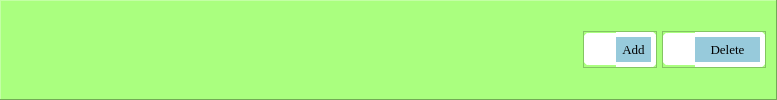
    <widget class="QFrame" name="frame_3">
     <property name="sizePolicy">
      <sizepolicy hsizetype="Preferred" vsizetype="Maximum">
       <horstretch>0</horstretch>
       <verstretch>0</verstretch>
      </sizepolicy>
     </property>
     <property name="styleSheet">
      <string notr="true">background-color: rgb(170, 255, 127);</string>
     </property>
     <property name="frameShape">
      <enum>QFrame::Panel</enum>
     </property>
     <property name="frameShadow">
      <enum>QFrame::Raised</enum>
     </property>
     <layout class="QHBoxLayout" name="horizontalLayout_8">
      <property name="spacing">
       <number>5</number>
      </property>
      <property name="leftMargin">
       <number>10</number>
      </property>
      <property name="topMargin">
       <number>0</number>
      </property>
      <property name="rightMargin">
       <number>10</number>
      </property>
      <property name="bottomMargin">
       <number>0</number>
      </property>
      <item>
       <spacer name="horizontalSpacer_3">
        <property name="orientation">
         <enum>Qt::Horizontal</enum>
        </property>
        <property name="sizeHint" stdset="0">
         <size>
          <width>572</width>
          <height>20</height>
         </size>
        </property>
       </spacer>
      </item>
      <item>
       <widget class="QFrame" name="frame_9">
        <property name="sizePolicy">
         <sizepolicy hsizetype="Maximum" vsizetype="Maximum">
          <horstretch>0</horstretch>
          <verstretch>0</verstretch>
         </sizepolicy>
        </property>
        <property name="minimumSize">
         <size>
          <width>0</width>
          <height>32</height>
         </size>
        </property>
        <property name="frameShape">
         <enum>QFrame::StyledPanel</enum>
        </property>
        <property name="frameShadow">
         <enum>QFrame::Raised</enum>
        </property>
        <layout class="QHBoxLayout" name="horizontalLayout_7">
         <property name="spacing">
          <number>0</number>
         </property>
         <property name="leftMargin">
          <number>0</number>
         </property>
         <property name="topMargin">
          <number>0</number>
         </property>
         <property name="rightMargin">
          <number>0</number>
         </property>
         <property name="bottomMargin">
          <number>0</number>
         </property>
         <item>
          <widget class="QLabel" name="addNodeBtn_1">
           <property name="minimumSize">
            <size>
             <width>32</width>
             <height>32</height>
            </size>
           </property>
           <property name="maximumSize">
            <size>
             <width>32</width>
             <height>32</height>
            </size>
           </property>
           <property name="styleSheet">
            <string notr="true">image: url(:/Image/Addition_32px.png);
background-color: rgb(255, 255, 255);
border-top-left-radius: 5px;
border-bottom-left-radius: 5px;
border-left: 5px solid white;
border-top: 5px solid white;
border-bottom: 5px solid white;</string>
           </property>
           <property name="text">
            <string/>
           </property>
           <property name="alignment">
            <set>Qt::AlignCenter</set>
           </property>
          </widget>
         </item>
         <item>
          <widget class="QLabel" name="addNodeBtn">
           <property name="sizePolicy">
            <sizepolicy hsizetype="Maximum" vsizetype="Maximum">
             <horstretch>0</horstretch>
             <verstretch>0</verstretch>
            </sizepolicy>
           </property>
           <property name="minimumSize">
            <size>
             <width>40</width>
             <height>0</height>
            </size>
           </property>
           <property name="font">
            <font>
             <family>Georgia</family>
             <pointsize>10</pointsize>
            </font>
           </property>
           <property name="layoutDirection">
            <enum>Qt::LeftToRight</enum>
           </property>
           <property name="styleSheet">
            <string notr="true">QLabel {
	border-top-right-radius: 5px;
	border-bottom-right-radius: 5px;
	border-right: 5px solid white;
	border-top: 5px solid white;
	border-bottom: 5px solid white;
	padding: 5px;
    background-color: #97CADB;
}</string>
           </property>
           <property name="text">
            <string>Add</string>
           </property>
           <property name="alignment">
            <set>Qt::AlignCenter</set>
           </property>
          </widget>
         </item>
        </layout>
       </widget>
      </item>
      <item>
       <widget class="QFrame" name="frame_8">
        <property name="sizePolicy">
         <sizepolicy hsizetype="Maximum" vsizetype="Maximum">
          <horstretch>0</horstretch>
          <verstretch>0</verstretch>
         </sizepolicy>
        </property>
        <property name="minimumSize">
         <size>
          <width>0</width>
          <height>32</height>
         </size>
        </property>
        <property name="frameShape">
         <enum>QFrame::StyledPanel</enum>
        </property>
        <property name="frameShadow">
         <enum>QFrame::Raised</enum>
        </property>
        <layout class="QHBoxLayout" name="horizontalLayout_6">
         <property name="spacing">
          <number>0</number>
         </property>
         <property name="leftMargin">
          <number>0</number>
         </property>
         <property name="topMargin">
          <number>0</number>
         </property>
         <property name="rightMargin">
          <number>0</number>
         </property>
         <property name="bottomMargin">
          <number>0</number>
         </property>
         <item>
          <widget class="QLabel" name="deleteNodeBtn_1">
           <property name="minimumSize">
            <size>
             <width>32</width>
             <height>32</height>
            </size>
           </property>
           <property name="maximumSize">
            <size>
             <width>32</width>
             <height>32</height>
            </size>
           </property>
           <property name="styleSheet">
            <string notr="true">image: url(:/Image/Delete_32px.png);
background-color: rgb(255, 255, 255);
border-top-left-radius: 5px;
border-bottom-left-radius: 5px;
border-left: 5px solid white;
border-top: 5px solid white;
border-bottom: 5px solid white;</string>
           </property>
           <property name="text">
            <string/>
           </property>
          </widget>
         </item>
         <item>
          <widget class="QLabel" name="deleteNodeBtn">
           <property name="sizePolicy">
            <sizepolicy hsizetype="Maximum" vsizetype="Maximum">
             <horstretch>0</horstretch>
             <verstretch>0</verstretch>
            </sizepolicy>
           </property>
           <property name="minimumSize">
            <size>
             <width>70</width>
             <height>0</height>
            </size>
           </property>
           <property name="font">
            <font>
             <family>Georgia</family>
             <pointsize>10</pointsize>
            </font>
           </property>
           <property name="layoutDirection">
            <enum>Qt::LeftToRight</enum>
           </property>
           <property name="styleSheet">
            <string notr="true">QLabel {
	border-top-right-radius: 5px;
	border-bottom-right-radius: 5px;
	border-right: 5px solid white;
	border-top: 5px solid white;
	border-bottom: 5px solid white;
	padding: 5px;
    background-color: #97CADB;
}</string>
           </property>
           <property name="text">
            <string>Delete</string>
           </property>
           <property name="alignment">
            <set>Qt::AlignCenter</set>
           </property>
          </widget>
         </item>
        </layout>
       </widget>
      </item>
     </layout>
    </widget>
